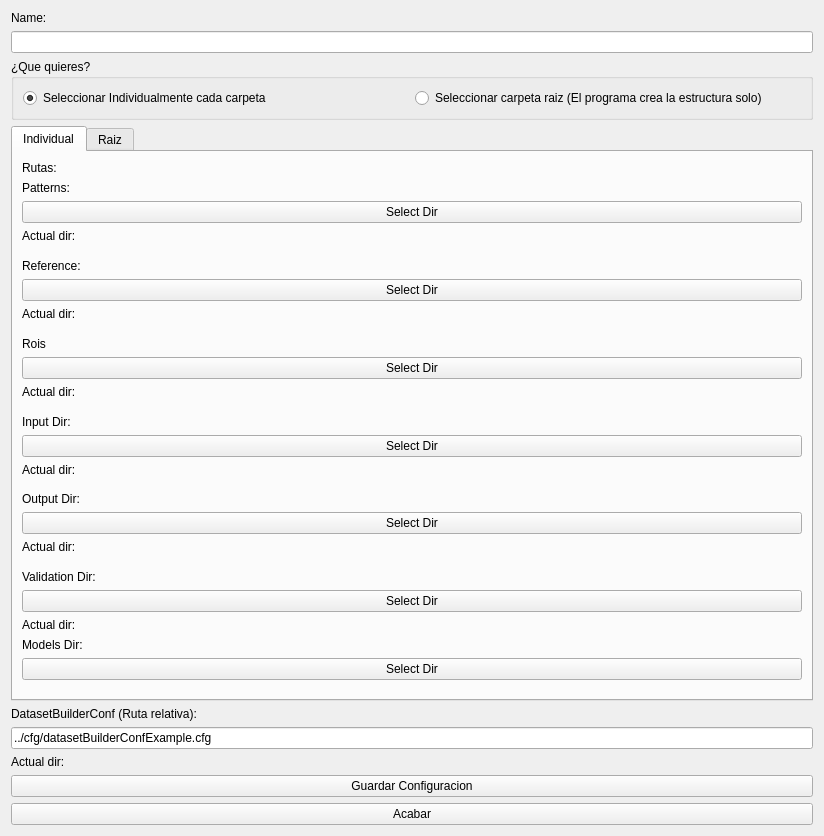
<?xml version="1.0" encoding="UTF-8"?>
<ui version="4.0">
 <class>newConfGUI</class>
 <widget class="QWidget" name="newConfGUI">
  <property name="geometry">
   <rect>
    <x>0</x>
    <y>0</y>
    <width>824</width>
    <height>836</height>
   </rect>
  </property>
  <property name="windowTitle">
   <string>Form</string>
  </property>
  <layout class="QGridLayout" name="gridLayout_3">
   <item row="1" column="0">
    <layout class="QVBoxLayout" name="verticalLayout_3" stretch="0,0,0,0,0,0,0,0,0">
     <item>
      <widget class="QLabel" name="label">
       <property name="text">
        <string>Name:</string>
       </property>
      </widget>
     </item>
     <item>
      <widget class="QLineEdit" name="lineEdit_name"/>
     </item>
     <item>
      <widget class="QGroupBox" name="groupBox">
       <property name="maximumSize">
        <size>
         <width>16777215</width>
         <height>70</height>
        </size>
       </property>
       <property name="title">
        <string>¿Que quieres?</string>
       </property>
       <layout class="QHBoxLayout" name="horizontalLayout">
        <item>
         <widget class="QRadioButton" name="radioButton">
          <property name="text">
           <string>Seleccionar Individualmente cada carpeta</string>
          </property>
          <property name="checked">
           <bool>true</bool>
          </property>
          <property name="autoExclusive">
           <bool>true</bool>
          </property>
         </widget>
        </item>
        <item>
         <widget class="QRadioButton" name="radioButton_2">
          <property name="text">
           <string>Seleccionar carpeta raiz (El programa crea la estructura solo)</string>
          </property>
          <property name="autoExclusive">
           <bool>true</bool>
          </property>
         </widget>
        </item>
       </layout>
      </widget>
     </item>
     <item>
      <widget class="QTabWidget" name="tabWidget">
       <property name="enabled">
        <bool>true</bool>
       </property>
       <property name="minimumSize">
        <size>
         <width>0</width>
         <height>550</height>
        </size>
       </property>
       <property name="currentIndex">
        <number>0</number>
       </property>
       <property name="usesScrollButtons">
        <bool>true</bool>
       </property>
       <widget class="QWidget" name="tab">
        <attribute name="title">
         <string>Individual</string>
        </attribute>
        <layout class="QVBoxLayout" name="verticalLayout">
         <item>
          <widget class="QLabel" name="label_4">
           <property name="styleSheet">
            <string notr="true">font: 18pt &quot;Ubuntu&quot;;</string>
           </property>
           <property name="text">
            <string>Rutas:</string>
           </property>
          </widget>
         </item>
         <item>
          <widget class="QLabel" name="label_5">
           <property name="styleSheet">
            <string notr="true">font: 13pt &quot;Ubuntu&quot;;</string>
           </property>
           <property name="text">
            <string>Patterns:</string>
           </property>
          </widget>
         </item>
         <item>
          <widget class="QPushButton" name="pushButton_pat">
           <property name="text">
            <string>Select Dir</string>
           </property>
          </widget>
         </item>
         <item>
          <widget class="QLabel" name="label_PatDir_2">
           <property name="text">
            <string>Actual dir:</string>
           </property>
          </widget>
         </item>
         <item>
          <spacer name="verticalSpacer_7">
           <property name="orientation">
            <enum>Qt::Vertical</enum>
           </property>
           <property name="sizeHint" stdset="0">
            <size>
             <width>20</width>
             <height>22</height>
            </size>
           </property>
          </spacer>
         </item>
         <item>
          <widget class="QLabel" name="label_RefDir_2">
           <property name="styleSheet">
            <string notr="true">font: 13pt &quot;Ubuntu&quot;;</string>
           </property>
           <property name="text">
            <string>Reference:</string>
           </property>
          </widget>
         </item>
         <item>
          <widget class="QPushButton" name="pushButton_ref">
           <property name="text">
            <string>Select Dir</string>
           </property>
          </widget>
         </item>
         <item>
          <widget class="QLabel" name="label_16">
           <property name="text">
            <string>Actual dir:</string>
           </property>
          </widget>
         </item>
         <item>
          <spacer name="verticalSpacer_8">
           <property name="orientation">
            <enum>Qt::Vertical</enum>
           </property>
           <property name="sizeHint" stdset="0">
            <size>
             <width>20</width>
             <height>22</height>
            </size>
           </property>
          </spacer>
         </item>
         <item>
          <widget class="QLabel" name="label_RoiDir_2">
           <property name="styleSheet">
            <string notr="true">font: 13pt &quot;Ubuntu&quot;;</string>
           </property>
           <property name="text">
            <string>Rois</string>
           </property>
          </widget>
         </item>
         <item>
          <widget class="QPushButton" name="pushButton_roi">
           <property name="text">
            <string>Select Dir</string>
           </property>
          </widget>
         </item>
         <item>
          <widget class="QLabel" name="label_17">
           <property name="text">
            <string>Actual dir:</string>
           </property>
          </widget>
         </item>
         <item>
          <spacer name="verticalSpacer_9">
           <property name="orientation">
            <enum>Qt::Vertical</enum>
           </property>
           <property name="sizeHint" stdset="0">
            <size>
             <width>20</width>
             <height>22</height>
            </size>
           </property>
          </spacer>
         </item>
         <item>
          <widget class="QLabel" name="label_InputDir_2">
           <property name="styleSheet">
            <string notr="true">font: 13pt &quot;Ubuntu&quot;;</string>
           </property>
           <property name="text">
            <string>Input Dir:</string>
           </property>
          </widget>
         </item>
         <item>
          <widget class="QPushButton" name="pushButton_input">
           <property name="text">
            <string>Select Dir</string>
           </property>
          </widget>
         </item>
         <item>
          <widget class="QLabel" name="label_18">
           <property name="text">
            <string>Actual dir:</string>
           </property>
          </widget>
         </item>
         <item>
          <spacer name="verticalSpacer_10">
           <property name="orientation">
            <enum>Qt::Vertical</enum>
           </property>
           <property name="sizeHint" stdset="0">
            <size>
             <width>20</width>
             <height>22</height>
            </size>
           </property>
          </spacer>
         </item>
         <item>
          <widget class="QLabel" name="label_outputDir_2">
           <property name="styleSheet">
            <string notr="true">font: 13pt &quot;Ubuntu&quot;;</string>
           </property>
           <property name="text">
            <string>Output Dir:</string>
           </property>
          </widget>
         </item>
         <item>
          <widget class="QPushButton" name="pushButton_output">
           <property name="text">
            <string>Select Dir</string>
           </property>
          </widget>
         </item>
         <item>
          <widget class="QLabel" name="label_19">
           <property name="text">
            <string>Actual dir:</string>
           </property>
          </widget>
         </item>
         <item>
          <spacer name="verticalSpacer_11">
           <property name="orientation">
            <enum>Qt::Vertical</enum>
           </property>
           <property name="sizeHint" stdset="0">
            <size>
             <width>20</width>
             <height>22</height>
            </size>
           </property>
          </spacer>
         </item>
         <item>
          <widget class="QLabel" name="label_valDir_2">
           <property name="styleSheet">
            <string notr="true">font: 13pt &quot;Ubuntu&quot;;</string>
           </property>
           <property name="text">
            <string>Validation Dir:</string>
           </property>
          </widget>
         </item>
         <item>
          <widget class="QPushButton" name="pushButton_val">
           <property name="text">
            <string>Select Dir</string>
           </property>
          </widget>
         </item>
         <item>
          <widget class="QLabel" name="label_20">
           <property name="text">
            <string>Actual dir:</string>
           </property>
          </widget>
         </item>
         <item>
          <widget class="QLabel" name="label_2">
           <property name="styleSheet">
            <string notr="true">font: 13pt &quot;Ubuntu&quot;;</string>
           </property>
           <property name="text">
            <string>Models Dir:</string>
           </property>
          </widget>
         </item>
         <item>
          <widget class="QPushButton" name="pushButton_selectModelDir">
           <property name="text">
            <string>Select Dir</string>
           </property>
          </widget>
         </item>
         <item>
          <spacer name="verticalSpacer_12">
           <property name="orientation">
            <enum>Qt::Vertical</enum>
           </property>
           <property name="sizeHint" stdset="0">
            <size>
             <width>20</width>
             <height>22</height>
            </size>
           </property>
          </spacer>
         </item>
        </layout>
       </widget>
       <widget class="QWidget" name="tab_2">
        <property name="enabled">
         <bool>true</bool>
        </property>
        <attribute name="title">
         <string>Raiz</string>
        </attribute>
        <layout class="QVBoxLayout" name="verticalLayout_2" stretch="2,3,1">
         <property name="spacing">
          <number>0</number>
         </property>
         <item>
          <widget class="QLabel" name="label_7">
           <property name="styleSheet">
            <string notr="true">font: 18pt &quot;Ubuntu&quot;;</string>
           </property>
           <property name="text">
            <string>Carpeta raiz:</string>
           </property>
          </widget>
         </item>
         <item>
          <widget class="QPushButton" name="pushButton_root">
           <property name="text">
            <string>Select Dir</string>
           </property>
          </widget>
         </item>
         <item>
          <widget class="QLabel" name="label_8">
           <property name="text">
            <string>Actual dir:</string>
           </property>
          </widget>
         </item>
        </layout>
       </widget>
      </widget>
     </item>
     <item>
      <widget class="QLabel" name="label_6">
       <property name="text">
        <string>DatasetBuilderConf (Ruta relativa):</string>
       </property>
      </widget>
     </item>
     <item>
      <widget class="QLineEdit" name="lineEdit">
       <property name="text">
        <string>../cfg/datasetBuilderConfExample.cfg</string>
       </property>
      </widget>
     </item>
     <item>
      <widget class="QLabel" name="label_3">
       <property name="text">
        <string>Actual dir:</string>
       </property>
      </widget>
     </item>
     <item>
      <widget class="QPushButton" name="pushButton_saveNew">
       <property name="text">
        <string>Guardar Configuracion</string>
       </property>
      </widget>
     </item>
     <item>
      <widget class="QPushButton" name="pushButton_endNew">
       <property name="text">
        <string>Acabar</string>
       </property>
      </widget>
     </item>
    </layout>
   </item>
  </layout>
 </widget>
 <resources/>
 <connections/>
</ui>
